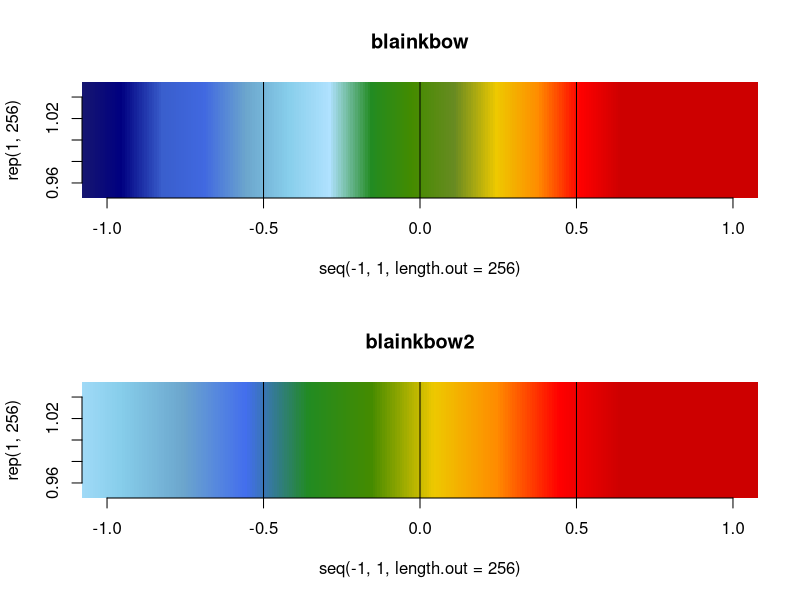
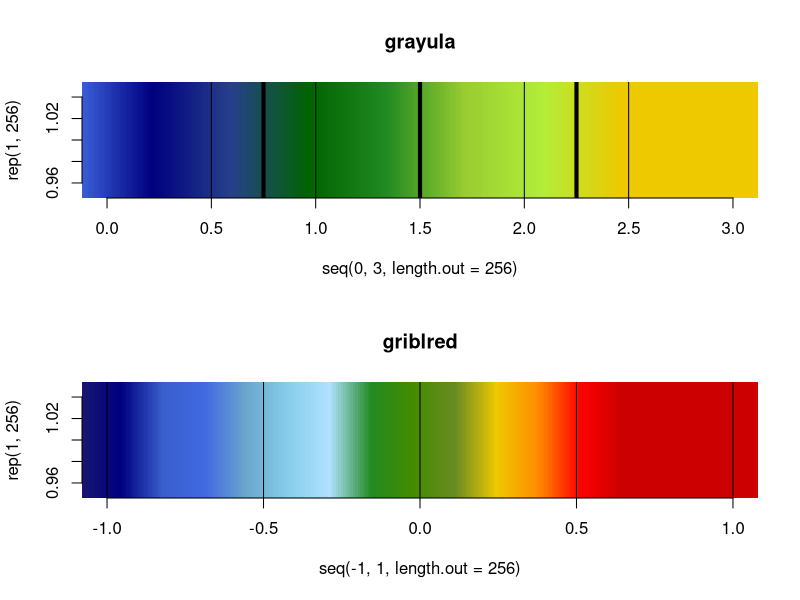
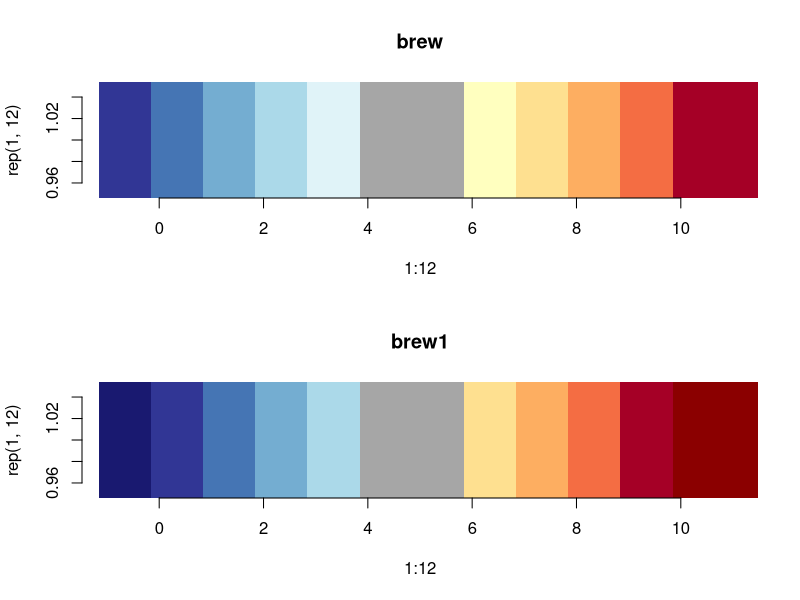
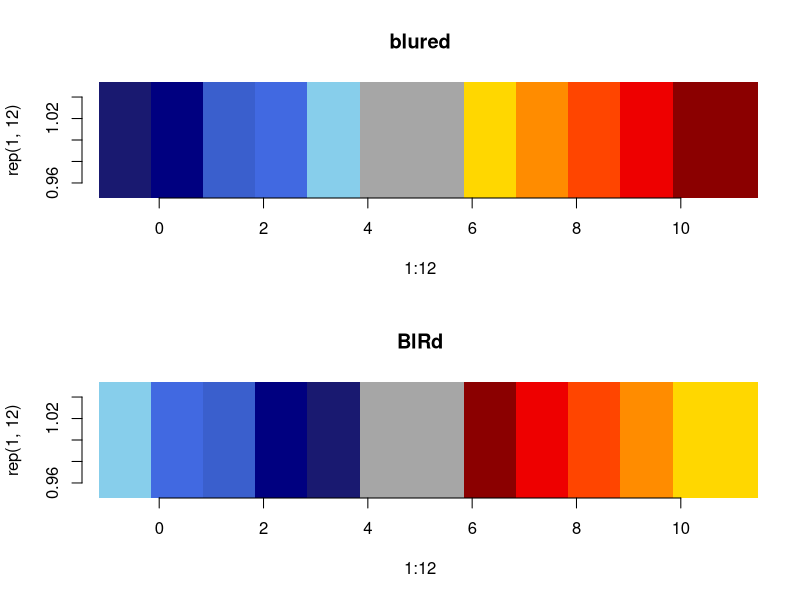
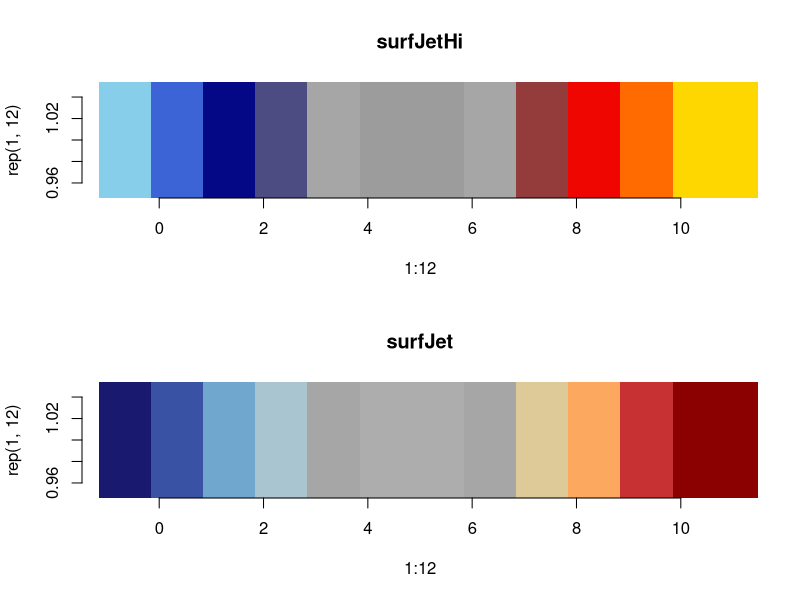
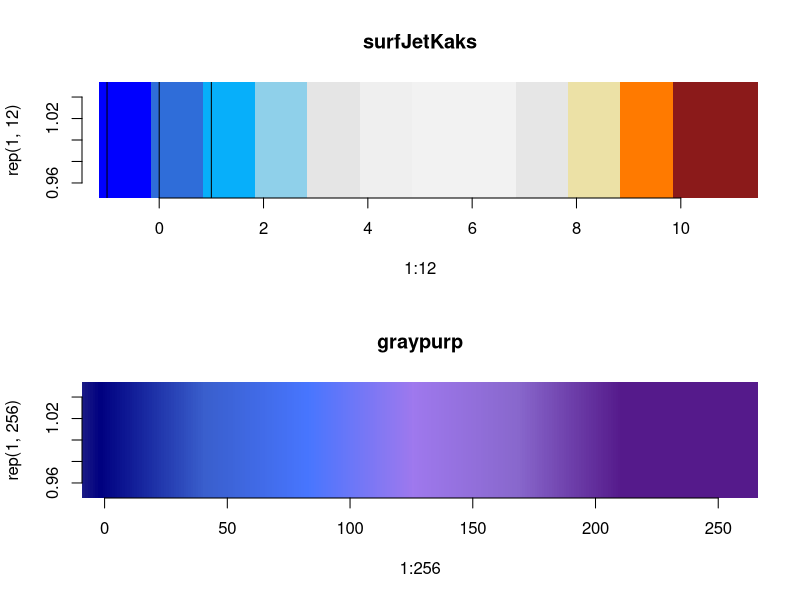
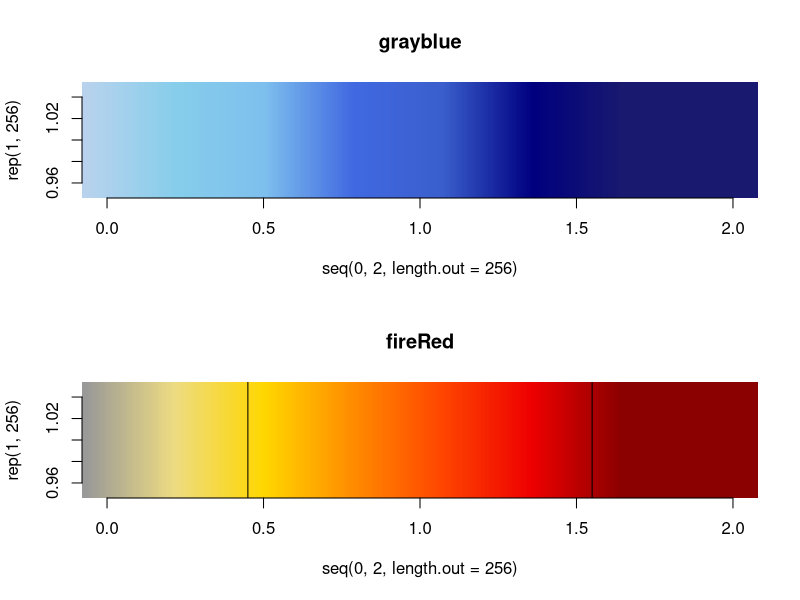
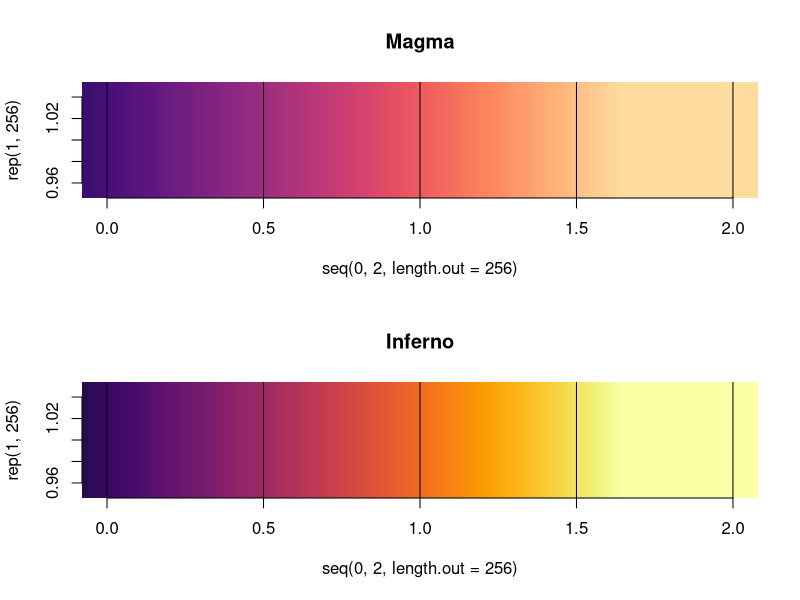

Generate these figures, in order, with R:
## ---- chunk 1
knitr::opts_chunk$set(echo = TRUE)
## ---- chunk 2
# Set working directory
P <- function(Path){koti=Sys.getenv("KOTI"); return(paste0(koti,Path))}
setwd(P("git_here/miscellaneous/"))
mid.gray<-"gray65"

par(mfrow=c(2,1))
# # # ############################ # # #
#           blainkbow
# # # ############################ # # #
blainkbow <- colorRampPalette(c("gray85","darkblue","midnightblue","navy","royalblue3","royalblue","skyblue3","skyblue","lightskyblue1","forestgreen","chartreuse4","olivedrab4","gold2","darkorange","red","red3"))
plot(seq(-1,1,length.out = 256),rep(1,256),pch=15,cex=30,col=blainkbow(256),ylim=c(0.95,1.05),bty='n',main="blainkbow")
abline(v=c(-0.5,0,0.5))

# # # ############################ # # #
#           blainkbow2
# # # ############################ # # #
blainkbow2 <- colorRampPalette(c("white","lightskyblue1","skyblue","skyblue3","royalblue2","forestgreen","chartreuse4","gold2","darkorange","red","red3"))
plot(seq(-1,1,length.out = 256),rep(1,256),pch=15,cex=30,col=blainkbow2(256),ylim=c(0.95,1.05),bty='n',main="blainkbow2")
abline(v=c(-0.5,0,0.5))

# # # ############################ # # #
#           grayula
# # # ############################ # # #
grayula <- colorRampPalette(c("gray90","royalblue","navy","royalblue4","darkgreen","forestgreen","olivedrab3","olivedrab2","gold2"))
plot(seq(0,3,length.out = 256),rep(1,256),pch=15,cex=30,col=grayula(256),ylim=c(0.95,1.05),bty='n',main="grayula")
abline(v=c(0.5,1,2,2.5))
abline(v=c(0.75,1.5,2.25),lwd=4)

# # # ############################ # # #
#           griblred
# # # ############################ # # #
griblred <- colorRampPalette(c("white","midnightblue","royalblue3","royalblue","skyblue","mediumaquamarine","gold","darkorange","red2","red4"))
plot(seq(-1,1,length.out = 256),rep(1,256),pch=15,cex=30,col=blainkbow(256),ylim=c(0.95,1.05),bty='n',main="griblred")
abline(v=seq(-1,1,0.5))

# # # ############################ # # #
#           BRbrew
# # # ############################ # # #
brew <- colorRampPalette(c("#313695","#4575B4","#74ADD1","#ABD9E9","#E0F3F8",mid.gray,mid.gray,"#FFFFBF","#FEE090","#FDAE61","#F46D43","#A50026"))
plot(1:12,rep(1,12),pch=15,cex=30,col=brew(12),ylim=c(0.95,1.05),xlim=c(-1,11),bty='n',main="brew")

brew1 <- colorRampPalette(c("midnightblue","#313695","#4575B4","#74ADD1","#ABD9E9",mid.gray,mid.gray,"#FEE090","#FDAE61","#F46D43","#A50026","red4"))
plot(1:12,rep(1,12),pch=15,cex=30,col=brew1(12),ylim=c(0.95,1.05),xlim=c(-1,11),bty='n',main="brew1")

# # # ############################ # # #
#           blured
# # # ############################ # # #
blured <- colorRampPalette(c("midnightblue","navy","royalblue3","royalblue","skyblue",mid.gray,mid.gray,"gold","darkorange","orangered","red2","red4"))
plot(1:12,rep(1,12),pch=15,cex=30,col=blured(12),ylim=c(0.95,1.05),xlim=c(-1,11),bty='n',main="blured")

# # # ############################ # # #
#           blRd
# # # ############################ # # #
blRd <- colorRampPalette(c("skyblue","royalblue","royalblue3","navy","midnightblue",mid.gray,mid.gray,"red4","red2","orangered","darkorange","gold"))
plot(1:12,rep(1,12),pch=15,cex=30,col=blRd(12),ylim=c(0.95,1.05),xlim=c(-1,11),bty='n',main="BlRd")

# # # ############################ # # #
#      High-Contrast Cool Jet bar
# # # ############################ # # #
surfJetHi <- colorRampPalette(c("skyblue","royalblue","royalblue3","navy","midnightblue",mid.gray,mid.gray,"gray62","gray60","gray62",mid.gray,mid.gray,"red4","red2","orangered","darkorange","gold"))
plot(1:12,rep(1,12),pch=15,cex=30,col=surfJetHi(12),ylim=c(0.95,1.05),xlim=c(-1,11),bty='n',main="surfJetHi")

# # # ############################ # # #
#           Cool Jet bar
# # # ############################ # # #
surfJet <- colorRampPalette(c("midnightblue","#313695","#4575B4","#74ADD1","#ABD9E9",mid.gray,mid.gray,"gray67","gray70","gray67",mid.gray,mid.gray,"#FEE090","#FDAE61","#F46D43","#A50026","red4"))
#surfJet <- colorRampPalette(c("midnightblue","navy","royalblue3","royalblue","skyblue","gray85","gray85","gold","darkorange","orangered","red2","red4"))
plot(1:12,rep(1,12),pch=15,cex=30,col=surfJet(12),ylim=c(0.95,1.05),xlim=c(-1,11),bty='n',main="surfJet")

# # # ############################ # # #
#           Cool Jet barKaks
# # # ############################ # # #
surfJetKaks <- colorRampPalette(c("blue","royalblue3","dodgerblue2","deepskyblue","skyblue","gray90","gray90","gray95","gray95","gray95","gray95","gray90","gray90","gold","orangered","firebrick4"))
plot(1:12,rep(1,12),pch=15,cex=30,col=surfJetKaks(12),ylim=c(0.95,1.05),xlim=c(-1,11),bty='n',main="surfJetKaks")
abline(v=c(-1,0,1))

# # # ############################ # # #
#           graypurp
# # # ############################ # # #
#graypurp<-colorRampPalette(c("gray85","slategray2","royalblue1","royalblue2","royalblue3","royalblue4","slateblue4","purple4","mediumpurple3"))
graypurp<-colorRampPalette(c(mid.gray,"navy","royalblue3","royalblue1","mediumpurple2","mediumpurple3","purple4"))
plot(1:256,rep(1,256),pch=15,cex=30,col=graypurp(256),ylim=c(0.95,1.05),bty='n',main="graypurp")

# # # ############################ # # #
#           Gray to Blue
# # # ############################ # # #
grayblue<-colorRampPalette(c(mid.gray,"slategray2","skyblue","skyblue2","royalblue","royalblue3","navy","midnightblue"))
plot(seq(0,2,length.out = 256),rep(1,256),pch=15,cex=30,col=grayblue(256),ylim=c(0.95,1.05),xlim=c(-0,2),bty='n',main="grayblue")

# # # ############################ # # #
#           Fire Red
# # # ############################ # # #
fireRed <- colorRampPalette(c(mid.gray,"gray60","lightgoldenrod2","gold","darkorange","orangered","red2","red4"))
plot(seq(0,2,length.out = 256),rep(1,256),pch=15,cex=30,col=fireRed(256),ylim=c(0.95,1.05),xlim=c(-0,2),bty='n',main="fireRed")
abline(v=c(-0.65,0.45,1.55))
## ---- chunk 3
# feat. Viridis
par(mfrow=c(2,1))
library(viridis)
Magma <- colorRampPalette(c(mid.gray, "gray60", magma(6, begin = 0.2)))
Magma <- colorRampPalette(magma(64, begin = 0.075, end = 0.93))
plot(seq(0,2,length.out = 256),rep(1,256),pch=15,cex=30,col=Magma(256),ylim=c(0.95,1.05),bty='n',main="Magma")
abline(v=c(0,0.5,1,1.5,2))

Inferno <- colorRampPalette(c(mid.gray, "gray60", inferno(6, begin = 0.2)))
Inferno <- inferno
plot(seq(0,2,length.out = 256),rep(1,256),pch=15,cex=30,col=Inferno(256),ylim=c(0.95,1.05),bty='n',main="Inferno")
abline(v=c(0,0.5,1,1.5,2))

Cividis <- colorRampPalette(c(mid.gray, "gray60", cividis(6)))
Cividis <- cividis
plot(seq(0,2,length.out = 256),rep(1,256),pch=15,cex=30,col=Cividis(256),ylim=c(0.95,1.05),bty='n',main="Cividis")
abline(v=c(0,0.5,1,1.5,2))

Viridis <- colorRampPalette(c(mid.gray, "gray60", viridis(6)))
Viridis <- viridis
plot(seq(0,2,length.out = 256),rep(1,256),pch=15,cex=30,col=Viridis(256),ylim=c(0.95,1.05),bty='n',main="Viridis")
abline(v=c(0,0.5,1,1.5,2))
## ---- chunk 4
# Function for saving the colormaps
save.colmap <- function(Colmap,Dir){
  Rpath <- (P("git_here/miscellaneous/matlab_colormaps/"))
  Colmap<-t(col2rgb(Colmap(256)))
  Colmap<-Colmap/256
  write.csv(Colmap,file=paste0(Rpath,Dir),row.names=FALSE,quote = FALSE) 
  }

# save them all!
# save.colmap(blainkbow,"blainkbow.csv")
# save.colmap(blainkbow2,"blainkbow2.csv")
# save.colmap(grayula,"grayula.csv")
# save.colmap(griblred,"griblred.csv")
# save.colmap(brew1,"brew.csv")
# save.colmap(blured,"blured.csv")
# save.colmap(blRd,"blRd.csv")
# save.colmap(surfJetHi,"surfJetHi.csv")
# save.colmap(surfJet,"surfJet.csv")
# save.colmap(surfJetKaks,"surfJetKaks.csv")
# save.colmap(graypurp,"graypurp.csv")
# save.colmap(grayblue,"grayblue.csv")
# save.colmap(fireRed,"fireRed.csv")
# save.colmap(Magma,"magma.csv")
# save.colmap(Inferno,"inferno.csv")
# save.colmap(Cividis,"cividis.csv")
# save.colmap(Viridis,"viridis.csv")

